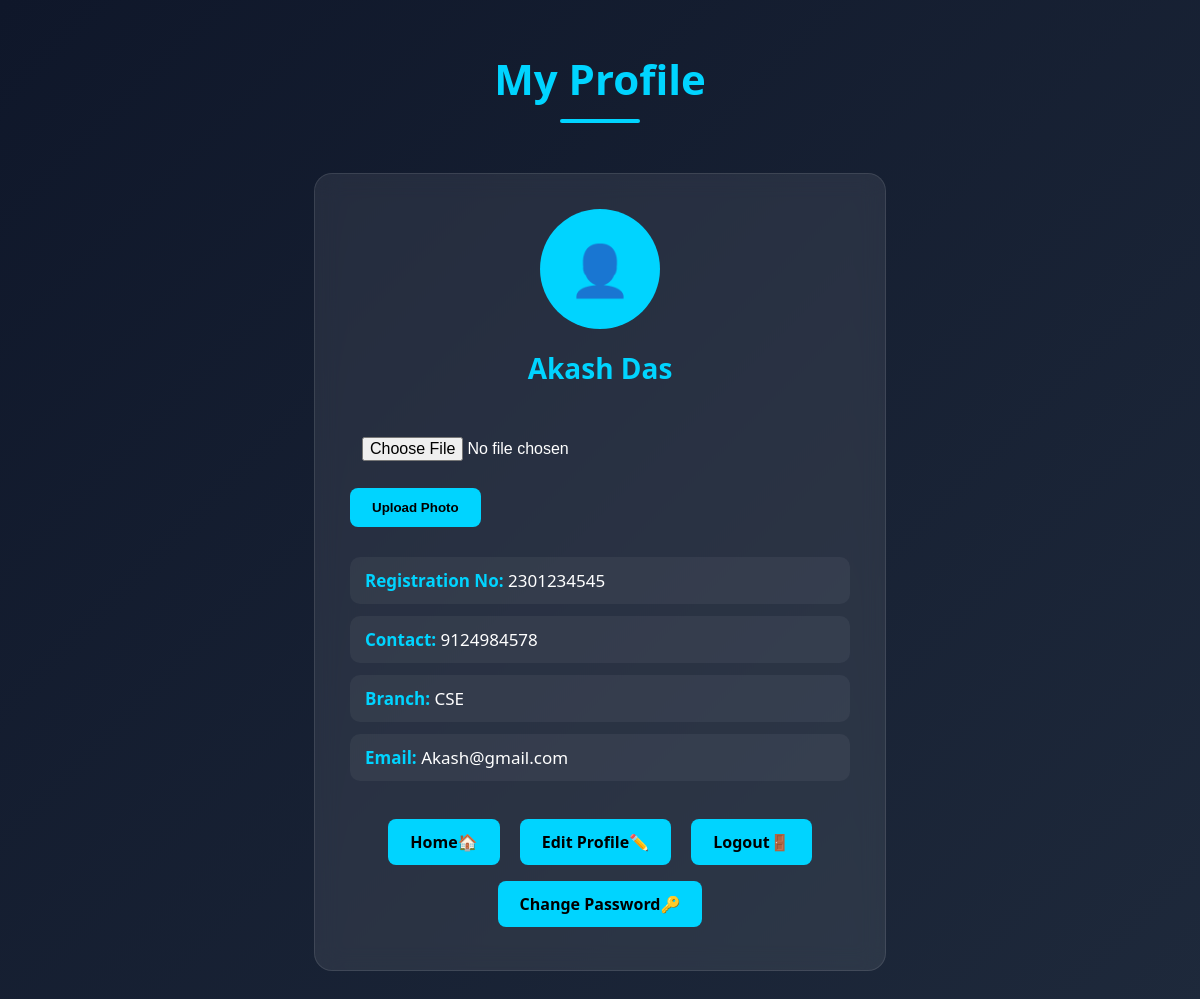
The app's page /profile (signed in) with its own data.
### tables this page shows
CREATE TABLE students (
    id INTEGER PRIMARY KEY AUTOINCREMENT,
    name TEXT,
    registration_no TEXT,
    contact TEXT,
    branch TEXT,
    email TEXT UNIQUE,
    password TEXT
, profile_image TEXT);

### app.py (the view)
@app.route("/profile")
def profile():
    if "user_id" not in session:
        return redirect("/login")
    conn = sqlite3.connect("events.db")
    cursor = conn.cursor()
    cursor.execute("SELECT * FROM students WHERE id=?", (session["user_id"],))
    user = cursor.fetchone()
    conn.close()
    return render_template("profile.html", user=user)

### templates/profile.html (shortened to what this page needs)
<!DOCTYPE html>
<html>
<head>
    <link rel="stylesheet" href="{{ url_for('static', filename='css/profile.css') }}">
</head>
<body>
    <h1 class="profile-title">My Profile</h1>
    <div class="profile-card">
        <div class="profile-avatar">
            {% if user[7] %}
            <img src="{{ url_for('static',
            filename='uploads/' + user[7]) }}" alt="Profile Photo">
            {% else %}
            👤
            {% endif %}
        </div>
        <h2 class="profile-name">{{ user[1] }}</h2>
        <form action="/upload_profile_photo" method="POST" enctype="multipart/form-data">
            <input type="file" name="profile_photo" accept="image/*" required>
            <button type="submit" class="btn">
                Upload Photo
            </button>
        </form>
        <div class="profile-info">
            <p><strong>Registration No:</strong> {{ user[2] }}</p>
            <p><strong>Contact:</strong> {{ user[3] }}</p>
            <p><strong>Branch:</strong> {{ user[4] }}</p>
            <p><strong>Email:</strong> {{ user[5] }}</p>
        </div>
        <div class="profile-buttons">
            <a href="/">Home🏠</a>
            <a href="/edit_profile">Edit Profile✏️</a>
            <a href="/logout">Logout🚪</a>
            <a href="/change_password">Change Password🔑</a>
        </div>
    </div>
</body>
</html>

### static/css/profile.css (style rules this page uses)
body { margin: 0; font-family: 'Segoe UI', sans-serif; background: linear-gradient(135deg, #0f172a, #1e293b); color: white; }
.profile-title { text-align: center; margin-top: 50px; font-size: 42px; color: #00d4ff; }
.profile-title::after { content: ""; display: block; width: 80px; height: 4px; background: #00d4ff; margin: 12px auto 0; border-radius: 5px; }
.profile-card { width: 500px; max-width: 90%; margin: 50px auto; padding: 35px; background: rgba(255, 255, 255, 0.08); backdrop-filter: blur(12px); -webkit-backdrop-filter: blur(12px); border: 1px solid rgba(255, 255, 255, 0.1); border-radius: 18px; transition: all 0.3s ease; }
.profile-avatar { width: 110px; height: 110px; margin: auto; border-radius: 50%; background: #00d4ff; display: flex; align-items: center; justify-content: center; font-size: 50px; color: black; font-weight: bold; }
.profile-name { text-align: center; margin-top: 20px; font-size: 28px; color: #00d4ff; }
.profile-info { margin-top: 30px; }
.profile-info p { padding: 12px 15px; margin: 12px 0; background: rgba(255, 255, 255, 0.05); border-radius: 10px; font-size: 17px; }
.profile-info strong { color: #00d4ff; }
.profile-buttons { margin-top: 30px; text-align: center; }
.profile-buttons a { display: inline-block; margin: 8px; padding: 12px 22px; background: #00d4ff; color: black; text-decoration: none; font-weight: bold; border-radius: 8px; transition: 0.3s; }
input { width: 100%; padding: 12px; margin-top: 8px; border: none; border-radius: 8px; box-sizing: border-box; font-size: 16px; }
button.btn { border: none; cursor: pointer; padding: 12px 22px; background: #00d4ff; color: black; font-weight: bold; border-radius: 8px; }
.profile-avatar { width: 120px; height: 120px; border-radius: 50%; overflow: hidden; margin: auto; background: #00d4ff; display: flex; align-items: center; justify-content: center; font-size: 50px; }
input[type="file"] { width: 100%; margin-top: 15px; margin-bottom: 15px; color: white; }

### records on screen
students: name "Akash Das", registration_no "2301234545", contact "9124984578", branch "CSE", email "Akash@gmail.com"
